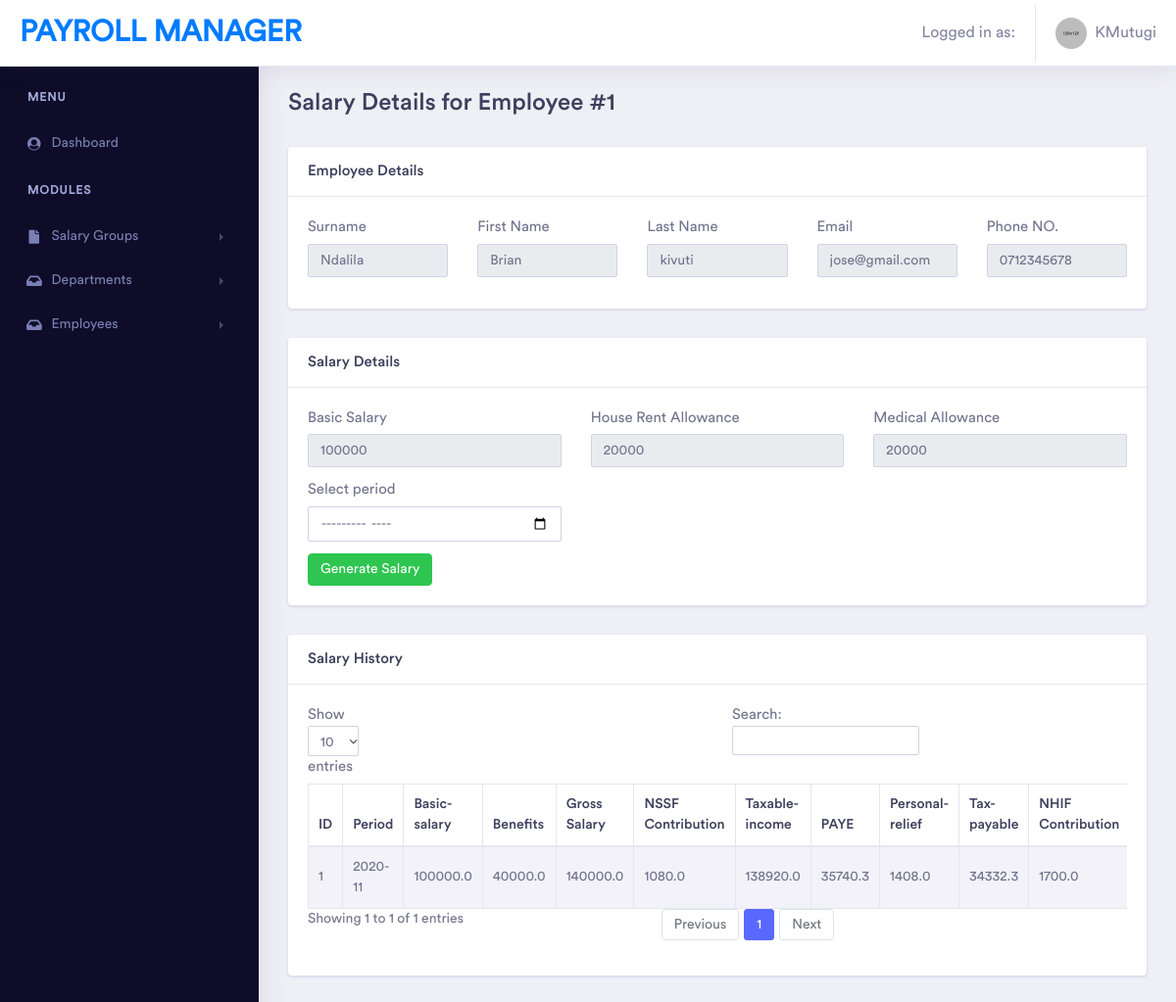
The app's page /employee/1/generate-payroll (signed in), older data.
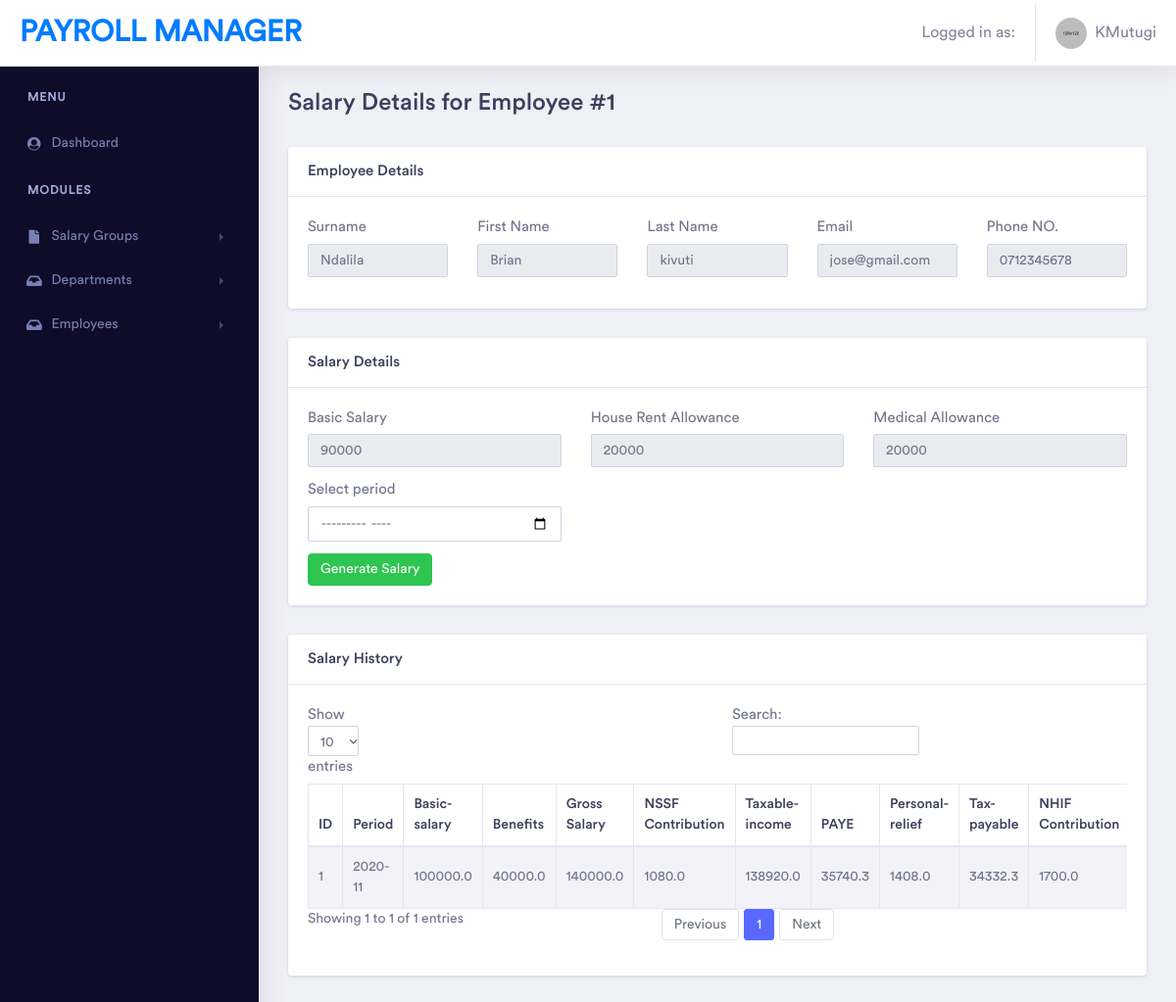
The same page, newer data.
### models/salary_group_model.py (models this page shows, shortened)
class SalaryGroupModel(db.Model):
    __tablename__ = 'salary_groups'
    id = db.Column(db.Integer, primary_key=True)
    title = db.Column(db.String(), nullable=False)
    basic_salary = db.Column(db.String(), nullable=False)
    house_rent_allowance = db.Column(db.String(), nullable=False)
    medical_allowance = db.Column(db.String(), nullable=False)
    employees = db.relationship('EmployeeModel', backref='salarygroup')

### main.py (the view)
@app.route('/employee/<int:id>/generate-payroll', methods=['GET', 'POST'])
@login_required
def generate_employee_payroll(id):
    return employee.Employee.employee_payroll(id=id)

### controllers/employee.py (called while the page is built, shortened)
    @staticmethod
    def employee_payroll(id:int):
        if session:
            username = session['username']
            employee = EmployeeModel.query.filter_by(id=id).first()
            return render_template('view-employee-payroll.html', employee=employee,username=username)
        else:
            return redirect(url_for('login'))

### main.py (called while the page is built)
def login_required(f): #define a function whose first parameter is f, which is convention for the fact that it wraps a function
    @wraps(f)
    def wrap(*args,**kwargs):
        if 'logged_in' in session:
            return f(*args, **kwargs)
        else:
            flash('Sign in required','danger')
            return redirect(url_for('login', next=request.url))
    return wrap

### templates/view-employee-payroll.html (shortened to what the changed rows need)
{% extends 'base.html' %}
{% block css %}
<link href="https://cdnjs.cloudflare.com/ajax/libs/bootstrap-datepicker/1.5.0/css/bootstrap-datepicker.css" rel="stylesheet">
{% endblock %}
{% block content %}
<div class="container-fluid  dashboard-content">
    <div class="row">
        <div class="col-xl-10">
            <div class="row">
                <div class="col-xl-12 col-lg-12 col-md-12 col-sm-12 col-12">
                    <div class="page-header">
                        <h2 class="pageheader-title">Salary Details for Employee #{{ employee.id }}</h2>
                    </div>
                </div>
            </div>
        </div>
        <div class="col-xl-12 col-lg-12 col-md-12 col-sm-12 col-12">
            <div class="card">
                <div class="card-body">
                    <form action="/employee/{{ employee.id }}/generate-payroll" method="POST">
                       <div class="row">
                           <div class="col">
                               <div class="form-group">
                                   <label for="">Basic Salary</label>
                                   <input type="number" class="form-control" name="bs" readonly value="{{ employee.salarygroup.basic_salary }}" >
                               </div>
                           </div>
                           <div class="col">
                               <div class="form-group">
                                   <label for="">House Rent Allowance</label>
                                   <input type="number" class="form-control" name="hra" readonly value="{{ employee.salarygroup.house_rent_allowance }}" >
                               </div>
                           </div>
                           <div class="col">
                               <div class="form-group">
                                   <label for="">Medical Allowance</label>
                                   <input type="number" class="form-control" name="ma" readonly value="{{ employee.salarygroup.medical_allowance }}" >
                               </div>
                           </div>
                       </div>
                    </form>
                </div>
            </div>
        </div>
        <div class="col-xl-12 col-lg-12 col-md-12 col-sm-12 col-12">
            <div class="card">
                <div class="card-body">
                    <div class="table-responsive">
                        <table id="example3" class="table table-striped table-bordered" style="width:100%">
                            <thead>
                                <tr>
                                    <th>ID</th>
                                    <th>Period</th>
                                    <th>Basic-salary</th>
                                    <th>Benefits</th>
                                    <th>Gross Salary</th>
                                    <th>NSSF Contribution</th>
                                    <th>Taxable-income</th>
                                    <th>PAYE</th>
                                    <th>Personal-relief</th>
                                    <th>Tax-payable</th>
                                    <th>NHIF Contribution</th>
                                </tr>
                            </thead>
                        </table>
                    </div>
                </div>
            </div>
        </div>
    </div>
</div>
{% endblock %}

Row changes from the older to the newer data that the page shows:
changed SalaryGroupModel: bs "100000" → "90000"
